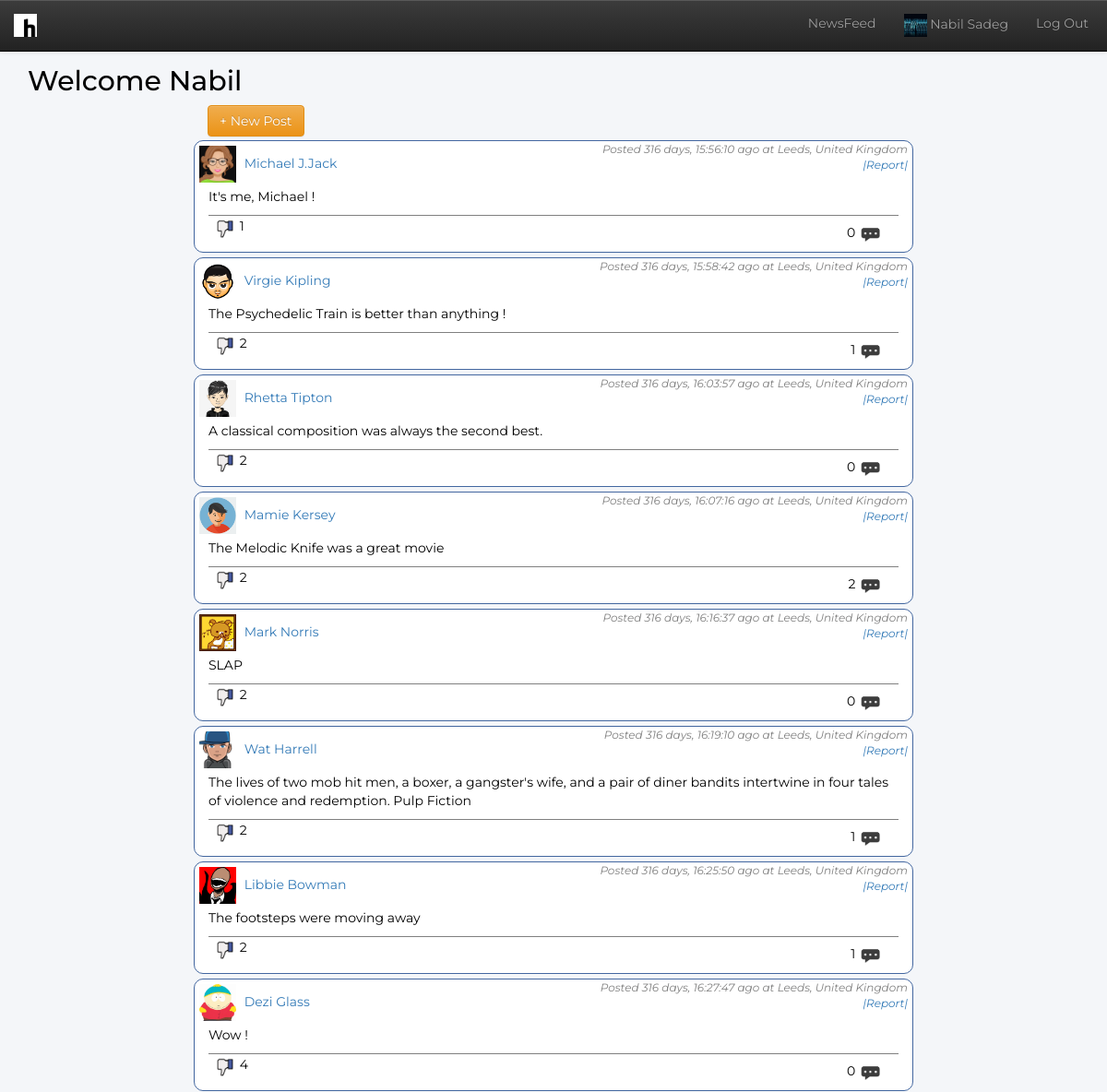
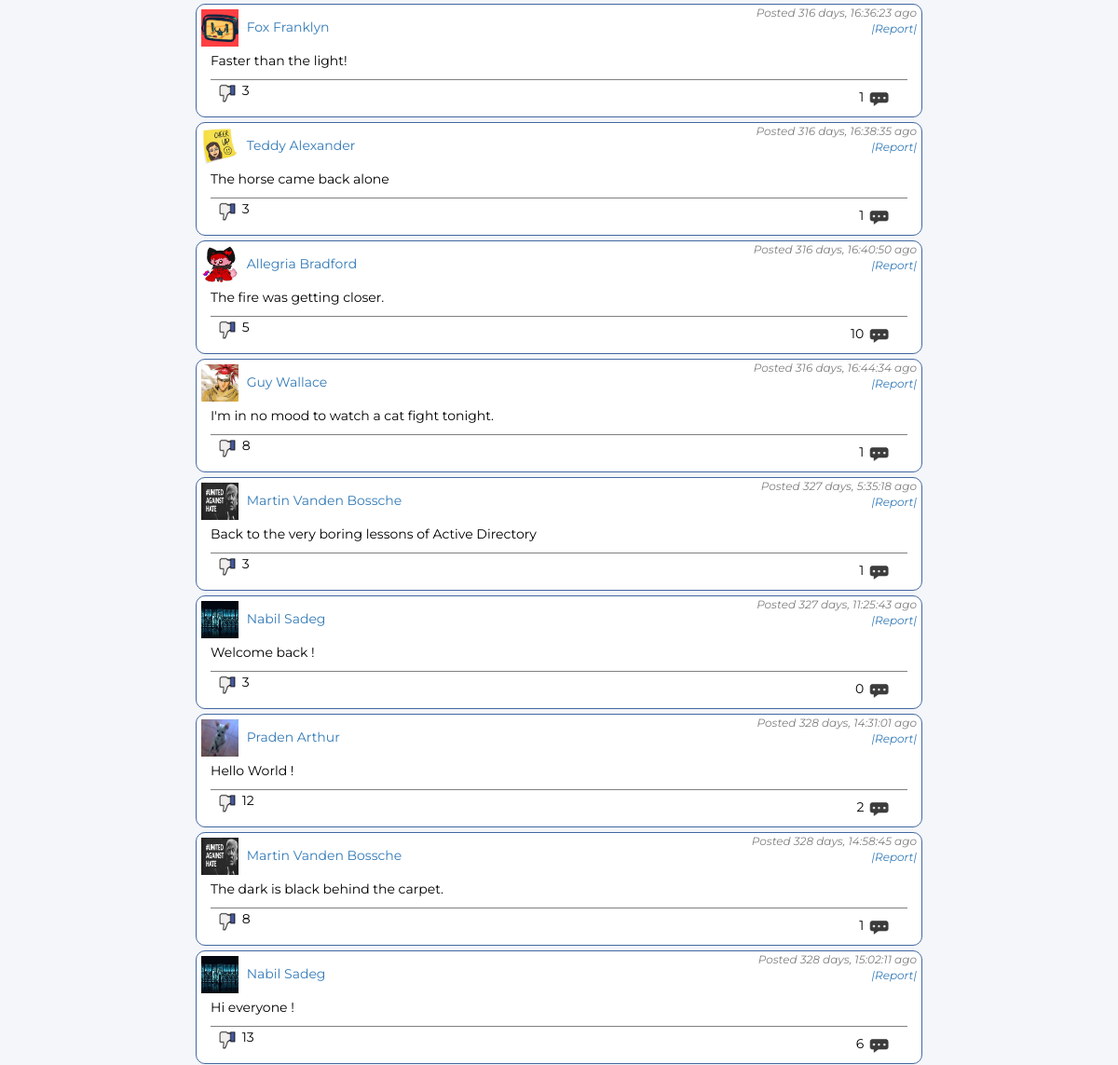
The page /newsfeed (signed in) on the database its author committed (2 pictures, top to bottom).
### app/models.py (models this page shows)
class Users(db.Model):
	id = db.Column(db.Integer, primary_key = True)
	name = db.Column(db.String(20))
	surname = db.Column(db.String(20))
	username = db.Column(db.String(20))
	password = db.Column(db.String(100))
	mood = db.Column(db.String(100), default = "Hello world!")
	birth = db.Column(db.String(20))
	registration_date = db.Column(db.DateTime)
	posts = db.relationship('Posts', backref='author', lazy='dynamic')
	hates = db.relationship('Hates', backref='author', lazy='dynamic')
	comments = db.relationship('Comments', backref='author', lazy='dynamic')
	reports = db.relationship('Reports', backref='author', lazy='dynamic')

class Posts(db.Model):
	id = db.Column(db.Integer, primary_key=True)
	author_id = db.Column(db.Integer, db.ForeignKey('users.id'))
	date = db.Column(db.DateTime)
	location = db.Column(db.String(50))
	text = db.Column(db.String(1000))
	hates = db.relationship('Hates', backref='post', lazy='dynamic')
	hates_number = db.Column(db.Integer, default = 0)
	comments = db.relationship('Comments', backref='post', lazy='dynamic')
	comments_number = db.Column(db.Integer, default=0)
	reports = db.relationship('Reports', backref='post', lazy='dynamic')
	reports_number = db.Column(db.Integer, default=0)

### app/views.py (the view)
@app.route('/newsfeed', methods=['GET', 'POST'])
def newsfeed():
	if 'user' in session:
		user = db.session.query(models.Users).filter_by(username = session['user']).first()
		posts = models.Posts.query.all()
		return render_template('newsfeed.html', currentUser = user, posts = posts, timeNow = datetime.datetime.utcnow())
	return redirect(url_for('index'))

### app/templates/newsfeed.html (shortened to what this page needs)
{% extends "navbar.html" %}
{% block navbar %}
<br>
<div class="row">
    <div class="col-xs-10 col-sm-10 col-lg-10">
        <h2>Welcome {{ currentUser.name }}</h2>
    </div>
    <div class="col-xs-offset-1 col-md-offset-2 col-xs-10 col-md-8">
        <button class="btn btn-warning setLocation" type="button" data-toggle="collapse" data-target="#collapsePost">
            + New Post
        </button>
        <br>
    </div>
    {% for i in range(posts|length-1, -1, -1) %}
    {% set post = posts[i] %}
    <div class="post col-xs-offset-1 col-md-offset-2 col-xs-10 col-md-8">
        <div class="row">
            <img class="post_profile_picture" alt="Profile Picture" id="image_{{ post.id }}"
                 src="{{ url_for('static', filename='images/profile_pictures/' + post.author.username + '.jpg') }}">
            <a href="/profile/{{post.author.username}}">
                {{post.author.name}} {{post.author.surname}}
            </a>
            <div class="datetime pull-right">
                {% set time = timeNow - post.date %}
                {% set time = time|string %}
                Posted {{time[0:-7]}} ago
                {% if post.location != "null" %}
                at {{ post.location }}
                {% endif %}
                <br>
                <a class="report pull-right" href="/report/post/{{ post.id }}">|Report|</a>
            </div>
        </div>
        <p>{{ post.text }}</p>
        <div class="footer-post">
            <p class="pull-left">
                <a href="/toogleHate/{{ post.id }}"><img class="hate-button" alt="Hate button" src="{{ url_for('static', filename='images/website/hate.png') }}"></a>
                {{ post.hates_number }}
            </p>
            <button class="pull-right btn btn-new transparent_btn" data-toggle="collapse" data-target="#collapseComment{{i}}">
                {{ post.comments_number }}
                <img class="comment-button" alt="Comment button" src="{{ url_for('static', filename='images/website/comment.png') }}">
            </button>
        </div>
    </div>
    {% endfor %}
</div>
{% endblock %}

### app/templates/navbar.html (shortened to what this page needs)
{% extends "header.html" %}
{% block content %}
<div class="container">
	<div class="row">
		<div class="col-md-12">
			<nav class="navbar navbar-default navbar-fixed-top navbar-inverse" role="navigation">
				<div class="navbar-header">
					<a class="navbar-brand" href="/newsfeed"><img id="logo" alt="Logo" src="{{ url_for('static', filename='images/website/logo.png') }}"></a>
				</div>
				<div class="collapse navbar-collapse" id="bs-example-navbar-collapse-1">
					<ul class="nav navbar-nav navbar-right">
						<li>
							<a href="/newsfeed">NewsFeed</a>
						</li>
						<li>
							<a href="/profile/{{ currentUser.username }}"><img id="navbar_profile_picture" alt="Profile Picture"
								src="{{ url_for('static', filename='images/profile_pictures/' + currentUser.username + '.jpg') }}">
								   {{ currentUser.name }} {{ currentUser.surname }}
							</a>
						</li>
						<li>
							<a id="logout_button" href="/dropsession">Log Out</a>
						</li>
					</ul>
				</div>
			</nav>
		</div>
	</div>
</div>
<div class="container" id="page">
	{% block navbar %}
	{% endblock %}
</div>
{% endblock %}

### app/static/style.css (style rules this page uses)
#page { padding-top: 30px; }
body { background-color: #f4f6f9; color: black; font-family: 'Montserrat', serif; }
#logout_button { margin-right:20px; }
#navbar_profile_picture { height: 25px; width: 25px; }
#logo { width: 25px; height: 25px; }
.post { border-style: solid; border-radius: 10px; border-color: #4367a0; border-width: 1px; margin-bottom: 1px; margin-top: 4px; background-color: white; }
.post_profile_picture { height: 40px; width: 40px; margin: 5px; }
.datetime { margin-right: 5px; color: grey; font-size: 12px; font-style: italic; }
.footer-post { border-top-style: solid; border-width: 1px; border-color: grey; }
.hate-button { width: 25px; height: 25px; margin-left: 5px; }
.comment-button { width: 25px; height: 25px; margin-right: 5px; }
.transparent_btn, .transparent_btn:hover, .transparent_btn:focus, .transparent_btn:active { background-color: rgba(0, 0, 0, 0);; border-color: rgba(0, 0, 0, 0); }

### rows shown on the page
Users: username (picture), name "Nabil", surname "Sadeg", author.name "Nabil" "Nabil", author.surname "Sadeg" "Sadeg"
Users: username (picture), author.name "Michael", author.surname "J.Jack"
Posts: location "Leeds, United Kingdom", text "It's me, Michael !", hates_number "1", comments_number "0"
Users: username (picture), author.name "Virgie", author.surname "Kipling"
Posts: location "Leeds, United Kingdom", text "The Psychedelic Train is better than anything !", hates_number "2", comments_number "1"
Users: author.name "Rhetta", author.surname "Tipton"
Posts: location "Leeds, United Kingdom", text "A classical composition was always the second best.", hates_number "2", comments_number "0"
Users: username (picture), author.name "Mamie", author.surname "Kersey"
Posts: location "Leeds, United Kingdom", text "The Melodic Knife was a great movie", hates_number "2", comments_number "2"
Users: username (picture), author.name "Mark", author.surname "Norris"
Posts: location "Leeds, United Kingdom", text "SLAP", hates_number "2", comments_number "0"
Users: username (picture), author.name "Wat", author.surname "Harrell"
Posts: location "Leeds, United Kingdom", text "The lives of two mob hit men, a boxer, a gangster's wife, and a pair of diner bandits intertwine in four tales of violence and redemption. Pulp Fiction", hates_number "2", comments_number "1"
Users: username (picture), author.name "Libbie", author.surname "Bowman"
Posts: location "Leeds, United Kingdom", text "The footsteps were moving away", hates_number "2", comments_number "1"
Users: username (picture), author.name "Dezi", author.surname "Glass"
Posts: location "Leeds, United Kingdom", text "Wow !", hates_number "4", comments_number "0"
Users: username (picture), author.name "Fox", author.surname "Franklyn"
Posts: text "Faster than the light!", hates_number "3", comments_number "1"
Users: username (picture), author.name "Teddy", author.surname "Alexander"
Posts: text "The horse came back alone", hates_number "3", comments_number "1"
Users: username (picture), author.name "Allegria", author.surname "Bradford"
Posts: text "The fire was getting closer.", hates_number "5", comments_number "10"
Users: username (picture), author.name "Guy", author.surname "Wallace"
Posts: text "I'm in no mood to watch a cat fight tonight.", hates_number "8", comments_number "1"
Users: username (picture), author.name "Martin" "Martin", author.surname "Vanden Bossche" "Vanden Bossche"
Posts: text "Back to the very boring lessons of Active Directory", hates_number "3", comments_number "1"
Posts: text "Welcome back !", hates_number "3", comments_number "0"
Users: username (picture), author.name "Praden", author.surname "Arthur"
Posts: text "Hello World !", hates_number "12", comments_number "2"
Posts: text "The dark is black behind the carpet.", hates_number "8", comments_number "1"
Posts: text "Hi everyone !", hates_number "13", comments_number "6"

### other values the page prints
{{ time[0:-7] }} "316 days, 15:56:10" "316 days, 15:58:42" "316 days, 16:03:57" "316 days, 16:07:16" "316 days, 16:16:37" "316 days, 16:19:10" "316 days, 16:25:50" "316 days, 16:27:47" "316 days, 16:36:23" "316 days, 16:38:35" "316 days, 16:40:50" "316 days, 16:44:34" "327 days, 5:35:18" "327 days, 11:25:43" "328 days, 14:31:01" "328 days, 14:58:45" "328 days, 15:02:11"
